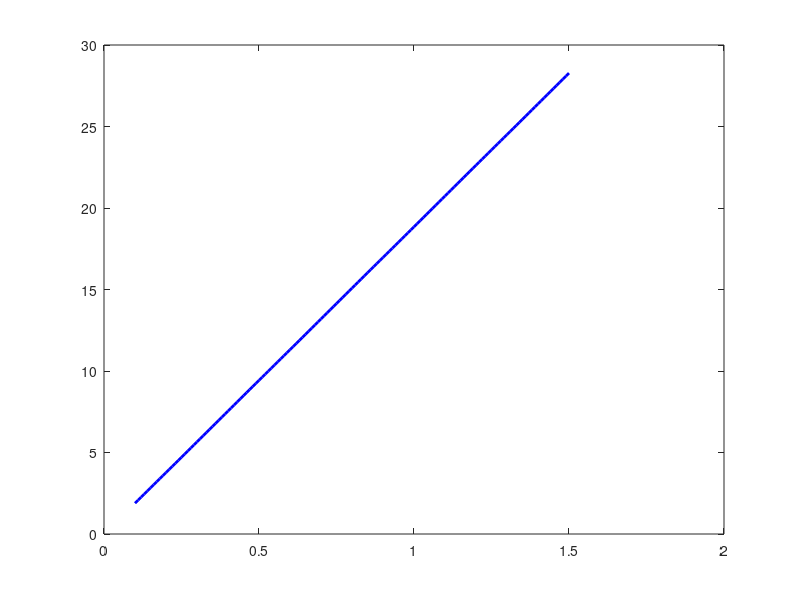

Write MATLAB code to recreate this figure. (Note: this script raises an error after producing the figure.)
clc;
clear;
close all;

%% =========================================================
%  SPRING AND DAMPER SIZING
%  Semi-Active Suspension Prototype — Single Corner
%
%  Inputs:   Validated motion ratio from kinematic analysis
%  Outputs:  Spring stiffness, damper coefficient, stroke,
%            servo torque requirement
%
%  Sign convention: bump = positive wheel travel
%% =========================================================

%% ---------------- INPUTS ----------------

m_sprung    = 0.600;        % kg  — sprung mass at prototype corner
f_n         = 2.5;          % Hz  — target natural frequency (FSAE)
MR_mean     = 1.1809;       % -   — mean motion ratio from kinematic analysis
MR_min      = 1.0461;       % -   — min MR (full bump)
MR_max      = 1.4617;       % -   — max MR (full droop)

zeta_target = 0.65;         % -   — damping ratio target (typical FSAE underdamped)
zeta_crit   = 1.00;         % -   — critical damping reference

wheel_travel_range = 40;    % mm  — total travel (±20mm)

%% ---------------- STEP 1: WHEEL RATE ----------------
% The wheel rate is the effective spring stiffness felt at the wheel.
% From target natural frequency and sprung mass:
%   f_n = (1/2pi) * sqrt(k_wheel / m_sprung)
%   k_wheel = (2*pi*f_n)^2 * m_sprung

omega_n  = 2 * pi * f_n;            % rad/s — natural frequency
k_wheel  = omega_n^2 * m_sprung;    % N/m   — required wheel rate

fprintf('--- Step 1: Wheel Rate ---\n');
fprintf('Natural frequency:     %.2f Hz\n',   f_n);
fprintf('omega_n:               %.4f rad/s\n', omega_n);
fprintf('Required wheel rate:   %.4f N/m  (%.4f N/mm)\n', ...
         k_wheel, k_wheel/1000);

%% ---------------- STEP 2: SPRING RATE AT DAMPER ----------------
% The spring sits at the damper, not at the wheel.
% Motion ratio scales the stiffness:
%   k_wheel = k_spring * MR^2
%   k_spring = k_wheel / MR^2
%
% Use mean MR for nominal sizing.
% Also compute at MR_min and MR_max to bound the effective wheel rate.

k_spring_nom  = k_wheel / MR_mean^2;
k_spring_soft = k_wheel / MR_max^2;   % softest effective rate (droop end)
k_spring_stiff= k_wheel / MR_min^2;   % stiffest effective rate (bump end)

fprintf('\n--- Step 2: Spring Rate at Damper ---\n');
fprintf('k_spring (nominal, mean MR):   %.4f N/m  (%.4f N/mm)\n', ...
         k_spring_nom, k_spring_nom/1000);
fprintf('k_spring (at MR_max=%.4f):    %.4f N/m  (%.4f N/mm)\n', ...
         MR_max, k_spring_soft, k_spring_soft/1000);
fprintf('k_spring (at MR_min=%.4f):    %.4f N/m  (%.4f N/mm)\n', ...
         MR_min, k_spring_stiff, k_spring_stiff/1000);

% Effective wheel rate variation due to MR nonlinearity
k_wheel_bump  = k_spring_nom * MR_min^2;
k_wheel_droop = k_spring_nom * MR_max^2;
fprintf('\nEffective wheel rate at full bump:   %.4f N/m\n', k_wheel_bump);
fprintf('Effective wheel rate at full droop:  %.4f N/m\n', k_wheel_droop);
fprintf('Wheel rate variation (bump/droop):   %.1f%%\n', ...
         (k_wheel_bump - k_wheel_droop)/k_wheel * 100);

%% ---------------- STEP 3: DAMPER STROKE ----------------
% Damper stroke = wheel travel * MR
% Read from kinematic output: damper travels ~2.3mm per mm of wheel travel
% Over ±20mm wheel travel:

damper_stroke_total = wheel_travel_range * MR_mean;   % mm

fprintf('\n--- Step 3: Damper Stroke ---\n');
fprintf('Wheel travel range:        ±%.0f mm (%.0f mm total)\n', ...
         wheel_travel_range/2, wheel_travel_range);
fprintf('Damper stroke (mean MR):   ±%.2f mm (%.2f mm total)\n', ...
         damper_stroke_total/2, damper_stroke_total);
fprintf('NOTE: Select RC shock with stroke >= %.0f mm\n', ...
         ceil(damper_stroke_total/2) + 3);   % +3mm clearance

%% ---------------- STEP 4: DAMPING COEFFICIENT ----------------
% Critical damping coefficient:
%   c_crit = 2 * sqrt(k_wheel * m_sprung)
%
% Working damping coefficient at target zeta:
%   c_working = zeta_target * c_crit
%
% These are referred to the WHEEL (wheel-rate, sprung mass).
% To get damping coefficient at the DAMPER, scale by MR:
%   c_damper = c_wheel / MR
% (velocity at damper = velocity at wheel * MR, so force scales inversely)

c_crit_wheel    = 2 * sqrt(k_wheel * m_sprung);     % N·s/m at wheel
c_working_wheel = zeta_target * c_crit_wheel;        % N·s/m at wheel

c_crit_damper    = c_crit_wheel / MR_mean;           % N·s/m at damper
c_working_damper = c_working_wheel / MR_mean;        % N·s/m at damper

fprintf('\n--- Step 4: Damping Coefficient ---\n');
fprintf('c_critical (at wheel):     %.4f N·s/m\n', c_crit_wheel);
fprintf('c_working  (at wheel):     %.4f N·s/m  (zeta=%.2f)\n', ...
         c_working_wheel, zeta_target);
fprintf('c_critical (at damper):    %.4f N·s/m\n', c_crit_damper);
fprintf('c_working  (at damper):    %.4f N·s/m  (zeta=%.2f)\n', ...
         c_working_damper, zeta_target);

%% ---------------- STEP 5: DAMPER FORCE REQUIREMENT ----------------
% At a typical excitation frequency of f_n, the peak damper velocity is:
%   v_damper_peak = amplitude * omega_n * MR
% Use 5mm wheel amplitude (modest road input at prototype scale)

wheel_amplitude_m = 0.005;          % m — 5mm road input amplitude
v_wheel_peak      = wheel_amplitude_m * omega_n;           % m/s
v_damper_peak     = v_wheel_peak * MR_mean;                % m/s

F_damper_working  = c_working_damper * v_damper_peak;      % N
F_damper_crit     = c_crit_damper    * v_damper_peak;      % N

fprintf('\n--- Step 5: Damper Force at Resonance ---\n');
fprintf('Wheel amplitude:           %.1f mm\n', wheel_amplitude_m*1000);
fprintf('Peak wheel velocity:       %.4f m/s\n', v_wheel_peak);
fprintf('Peak damper velocity:      %.4f m/s\n', v_damper_peak);
fprintf('Peak damper force (zeta=%.2f):  %.4f N\n', zeta_target, F_damper_working);
fprintf('Peak damper force (crit):       %.4f N\n', F_damper_crit);

%% ---------------- STEP 6: SERVO TORQUE CHECK ----------------
% The servo actuates a needle valve against fluid pressure in the bypass line.
% Estimate fluid pressure in bypass from damper force:
%   P = F_damper / A_piston
% Assume RC shock piston diameter ~8mm (typical 1/10 scale)
%
% Torque on needle valve:
%   T = P * A_port * r_valve
% Assume bypass port diameter ~1.5mm, needle valve moment arm ~5mm

d_piston  = 0.008;                          % m — RC shock piston diameter
A_piston  = pi/4 * d_piston^2;             % m²

P_fluid   = F_damper_working / A_piston;   % Pa — fluid pressure at working damping

d_port    = 0.0015;                         % m — bypass port diameter
A_port    = pi/4 * d_port^2;               % m²
r_valve   = 0.005;                          % m — needle valve moment arm

T_valve   = P_fluid * A_port * r_valve;    % N·m — torque to actuate valve

% MG996R stall torque: ~10 kg·cm = 0.98 N·m
T_MG996R  = 0.98;                           % N·m

fprintf('\n--- Step 6: Servo Torque Feasibility ---\n');
fprintf('Estimated fluid pressure:  %.4f Pa  (%.4f kPa)\n', ...
         P_fluid, P_fluid/1000);
fprintf('Torque to actuate valve:   %.6f N·m  (%.4f kg·cm)\n', ...
         T_valve, T_valve/0.0981);
fprintf('MG996R stall torque:       %.2f N·m  (%.1f kg·cm)\n', ...
         T_MG996R, T_MG996R/0.0981);
fprintf('Safety factor:             %.1fx\n', T_MG996R / T_valve);

if T_MG996R / T_valve > 5
    fprintf('PASS: MG996R has ample torque authority for valve actuation.\n');
else
    fprintf('WARNING: Marginal torque — consider larger servo or smaller port.\n');
end

%% ---------------- SUMMARY ----------------

fprintf('\n============================================================\n');
fprintf('  SIZING SUMMARY\n');
fprintf('============================================================\n');
fprintf('  Sprung mass:              %.0f g\n',    m_sprung*1000);
fprintf('  Target natural freq:      %.1f Hz\n',   f_n);
fprintf('  Required wheel rate:      %.2f N/m\n',  k_wheel);
fprintf('  Spring rate (at damper):  %.2f N/m  →  order %.0f–%.0f N/m spring\n', ...
         k_spring_nom, floor(k_spring_nom/50)*50, ceil(k_spring_nom/50)*50+50);
fprintf('  Damper stroke required:   ±%.1f mm  →  select shock with ≥%.0fmm stroke\n', ...
         damper_stroke_total/2, ceil(damper_stroke_total/2)+3);
fprintf('  Working damping coeff:    %.4f N·s/m (at damper)\n', c_working_damper);
fprintf('  Servo:                    MG996R — PASS\n');
fprintf('============================================================\n');

%% ---------------- PLOTS ----------------

figure;
zeta_range = 0.1:0.01:1.5;
c_range    = zeta_range * c_crit_wheel;
plot(zeta_range, c_range, 'b-', 'LineWidth', 2);
hold on;
xline(zeta_target, 'r--', sprintf('\\zeta = %.2f (working)', zeta_target));
xline(zeta_crit,   'g--', '\zeta = 1.0 (critical)');
xlabel('Damping Ratio \zeta');
ylabel('Damping Coefficient c (N·s/m) — at wheel');
title('Damping Coefficient vs Damping Ratio');
grid on;

figure;
MR_range   = 0.8:0.01:1.6;
k_s_range  = k_wheel ./ MR_range.^2;
plot(MR_range, k_s_range, 'b-', 'LineWidth', 2);
hold on;
xline(MR_mean, 'r--', sprintf('Mean MR = %.4f', MR_mean));
scatter(MR_mean, k_spring_nom, 80, 'r', 'filled');
xlabel('Motion Ratio');
ylabel('Required Spring Rate (N/m)');
title('Spring Rate vs Motion Ratio — Sensitivity');
grid on;
